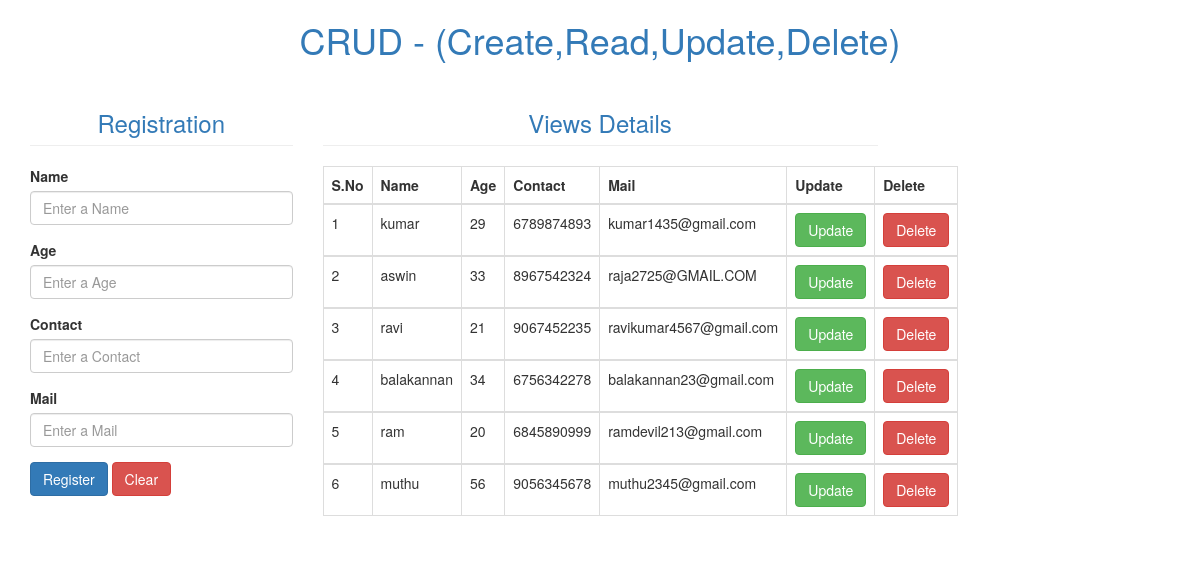
The page / on the database its author committed.
### home/models.py (models this page shows)
class Datas(models.Model):
    Name=models.CharField(max_length=20,default="")
    Age=models.IntegerField(default="")
    Contact=models.CharField(max_length=20,default="")
    Mail=models.CharField(max_length=50,default="")

### home/views.py (the view)
# urls.py: 2. Add a URL to urlpatterns:  path('', views.home, name='home')
def home(request):
    mydata=Datas.objects.all()
    if(mydata!=''):
        return render(request,'home.html',{'datas':mydata})
    else:
        return render(request,'home.html')

### templates/home.html (shortened to what this page needs)
<!DOCTYPE html>
<html lang="en">
    <head>
        {% load static %}
        <link rel="stylesheet" href="{% static 'bootstrap/css/bootstrap.min.css' %}">
    </head>
    <body>
        <center><h1 class="text-primary">CRUD - (Create,Read,Update,Delete)</h1></center>
        <div class="container-fluid">
            <div class="col-md-3 col-md-6">
                <form action="addData" method="POST" autocomplete="off">
                    <h3 class="page-header text-primary text-center">Registration</h3>
                    <div class="form-group">
                        <label>Name</label>
                        <input type="text" class="form-control" name="name" placeholder="Enter a Name">
                    </div>
                    <div class="form-group">
                        <label>Age</label>
                        <input type="number" class="form-control" name="age" placeholder="Enter a Age">
                    </div>
                    <div class="form-group">
                        <label>Contact</label>
                        <input type="number" class="form-control" name="contact" placeholder="Enter a Contact">
                    </div>
                    <div class="form-group">
                        <label>Mail</label>
                        <input type="text " class="form-control" name="mail" placeholder="Enter a Mail">
                    </div>
                    <div>
                        <input type="submit" value="Register" class="btn btn-primary">
                        <input type="reset" value="Clear" class="btn btn-danger">
                    </div>
                </form>
            </div>
            <div class="col-md-6">
                {% if datas %}
                <h3 class="page-header text-primary text-center">Views Details</h3>
                <table class="table table-bordered">
                    <thead>
                        <tr>
                            <th>S.No</th>
                            <th>Name</th>
                            <th>Age</th>
                            <th>Contact</th>
                            <th>Mail</th>
                            <th>Update</th>
                            <th>Delete</th>
                        </tr>
                    </thead>
                    {% for data in datas %}
                    <tbody>
                        <tr>
                            <td>{{forloop.counter}}</td>
                            <td>{{data.Name}}</td>
                            <td>{{data.Age}}</td>
                            <td>{{data.Contact}}</td>
                            <td>{{data.Mail}}</td>
                            <td><a class="btn btn-success" href="updateData/{{data.id}}">Update</a></td>
                            <td><a class="btn btn-danger" href="deleteData/{{data.id}}">Delete</a></td>
                        </tr>
                    </tbody>
                    {% endfor %}
                </table>
                {% endif %}
            </div>
        </div>
    </body>
</html>

### rows shown on the page
Datas: Name "kumar", Age "29", Contact "6789874893", Mail "kumar1435@gmail.com"
Datas: Name "aswin", Age "33", Contact "8967542324", Mail "raja2725@GMAIL.COM"
Datas: Name "ravi", Age "21", Contact "9067452235", Mail "ravikumar4567@gmail.com"
Datas: Name "balakannan", Age "34", Contact "6756342278", Mail "balakannan23@gmail.com"
Datas: Name "ram", Age "20", Contact "6845890999", Mail "ramdevil213@gmail.com"
Datas: Name "muthu", Age "56", Contact "9056345678", Mail "muthu2345@gmail.com"
